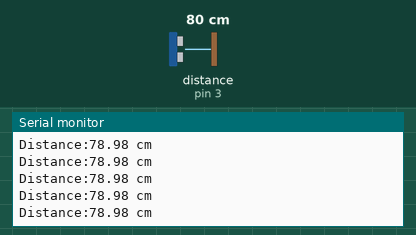
A sketch run on a simulated Arduino Uno, built with avr-gcc and run on an emulated ATmega328P. On the bench: the last lines printed to the serial monitor. Wiring (inferred from the names in the program): ultrasonic range finder: trigger pin 2; echo pin 3. Inputs (shaded band) come from the test bench; at power-on: distance to the obstacle (sensor on pin 3) 80 cm. The echo pulse lasts 58.3 µs per cm.

Above: at 1.3 s.
1.4 s: distance to the obstacle (sensor on pin 3) set to 2 cm
At 1.84 s:
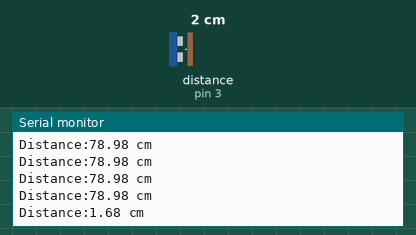
2.9 s: distance to the obstacle (sensor on pin 3) set to 4 cm
At 3.34 s:
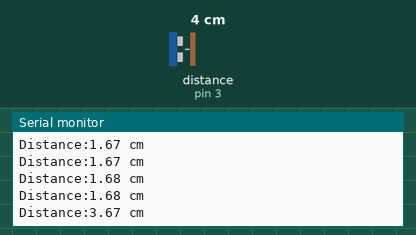
Timing chart, 0 to 5.9 s (numbered marks = the images above; inputs shaded):
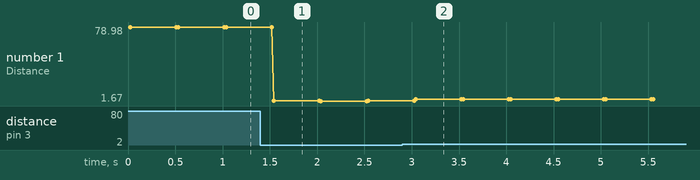

The sketch:

Echo.ino
```cpp
#include <Arduino.h>

#define trigPin 2
#define echoPin 3

double Duration = 0;
double Distance = 0;

void setup() {
  Serial.begin(9600);
  pinMode(echoPin, INPUT);
  pinMode(trigPin, OUTPUT);
  Serial.print("Start!");
}

void loop() {
  digitalWrite(trigPin, LOW);
  delayMicroseconds(2);
  digitalWrite(trigPin, HIGH);
  delayMicroseconds(10);
  digitalWrite(trigPin, LOW);
  Duration = pulseIn(echoPin, HIGH);
  Serial.print("Distance:");
  Serial.print(Distance);
  Serial.println(" cm");
  if (Duration > 0) {
    Duration = Duration / 2;
    Distance = Duration * 340 * 100 / 1000000;
    Serial.print("Distance:");
    Serial.print(Distance);
    Serial.println(" cm");
  }
  delay(500);
}
```

Measured:
- after the input at 1.4 s, the serial monitor: prints a new line after 0.14 s (image 1)
- after the input at 2.9 s, the serial monitor: prints a new line after 0.14 s (image 2)
- plotted number 1: 78.98 → 1.68 after the input at 1.4 s, 1.68 → 3.67 after the input at 2.9 s
